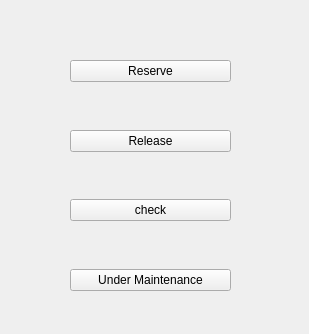
<?xml version="1.0" encoding="UTF-8"?>
<ui version="4.0">
 <class>chooseOption</class>
 <widget class="QWidget" name="chooseOption">
  <property name="geometry">
   <rect>
    <x>0</x>
    <y>0</y>
    <width>309</width>
    <height>334</height>
   </rect>
  </property>
  <property name="windowTitle">
   <string>Form</string>
  </property>
  <widget class="QWidget" name="">
   <property name="geometry">
    <rect>
     <x>70</x>
     <y>60</y>
     <width>161</width>
     <height>231</height>
    </rect>
   </property>
   <layout class="QGridLayout" name="gridLayout">
    <item row="2" column="0">
     <widget class="QPushButton" name="release_pushButton">
      <property name="text">
       <string>Release</string>
      </property>
     </widget>
    </item>
    <item row="3" column="0">
     <spacer name="verticalSpacer_2">
      <property name="orientation">
       <enum>Qt::Vertical</enum>
      </property>
      <property name="sizeHint" stdset="0">
       <size>
        <width>20</width>
        <height>40</height>
       </size>
      </property>
     </spacer>
    </item>
    <item row="7" column="0">
     <widget class="QPushButton" name="maintenance_pushButton">
      <property name="text">
       <string>Under Maintenance</string>
      </property>
     </widget>
    </item>
    <item row="5" column="0">
     <widget class="QPushButton" name="check_pushButton">
      <property name="text">
       <string>check</string>
      </property>
     </widget>
    </item>
    <item row="1" column="0">
     <spacer name="verticalSpacer">
      <property name="orientation">
       <enum>Qt::Vertical</enum>
      </property>
      <property name="sizeHint" stdset="0">
       <size>
        <width>20</width>
        <height>40</height>
       </size>
      </property>
     </spacer>
    </item>
    <item row="0" column="0">
     <widget class="QPushButton" name="reserve_pushButton">
      <property name="text">
       <string>Reserve</string>
      </property>
     </widget>
    </item>
    <item row="6" column="0">
     <spacer name="verticalSpacer_3">
      <property name="orientation">
       <enum>Qt::Vertical</enum>
      </property>
      <property name="sizeHint" stdset="0">
       <size>
        <width>20</width>
        <height>40</height>
       </size>
      </property>
     </spacer>
    </item>
   </layout>
  </widget>
 </widget>
 <resources/>
 <connections/>
</ui>
